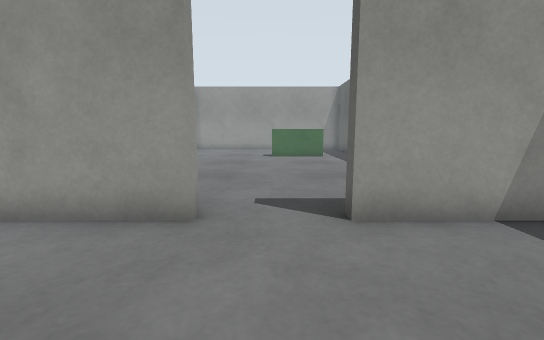
View 1 (above)

19 first-person views from a walk through a Gazebo world. The camera is 0.72 m above the floor, tilts 8° down and sees 90° across. The floor is counted in squares, 0.5 m on a side. Each view is taken from the middle of a square. On the plan, view 1 faces up. The plan holds only what a view shows up to about 13 squares ahead; the rest is blank. The place goes on beyond the plan.

View 2
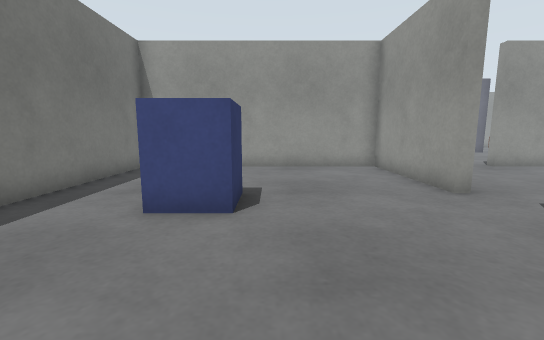

View 3
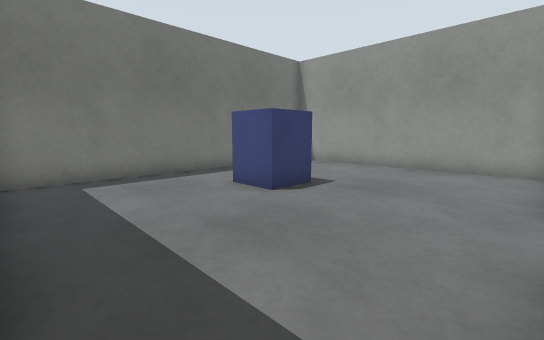

View 4
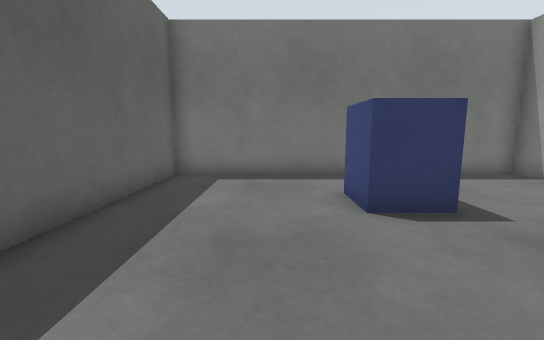

View 5
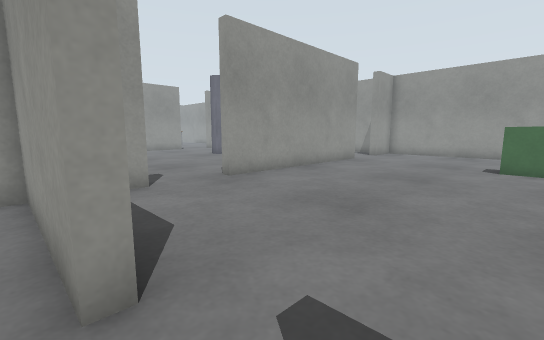

View 6
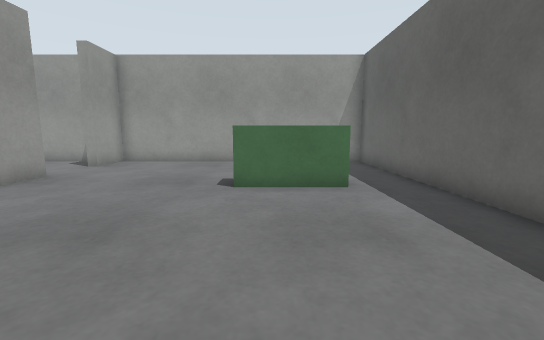

View 7
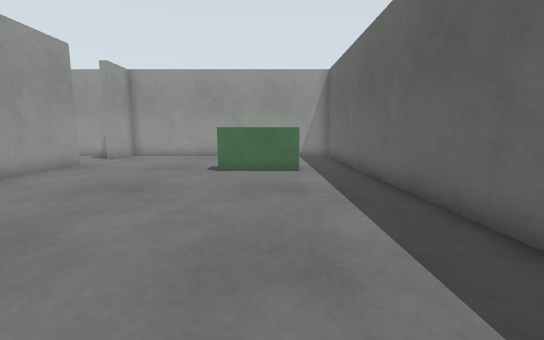

View 8
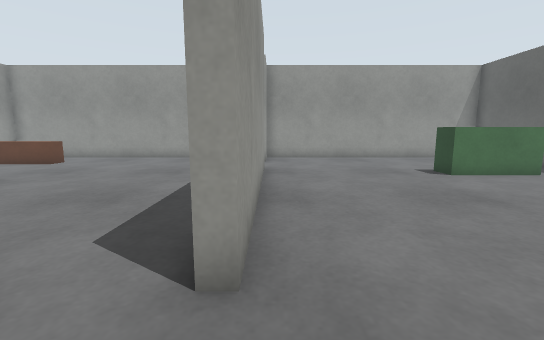

View 9
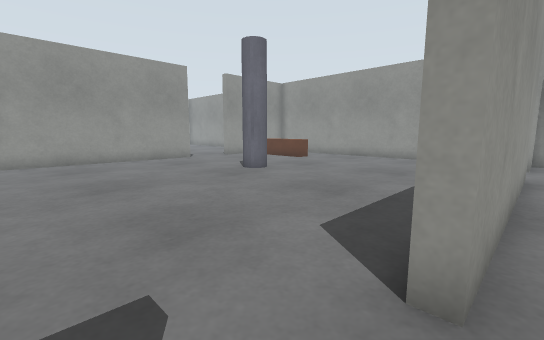

View 10
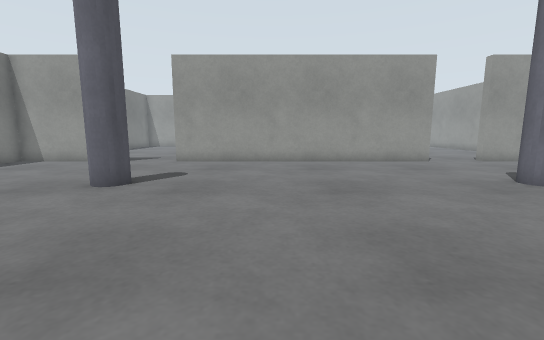

View 11
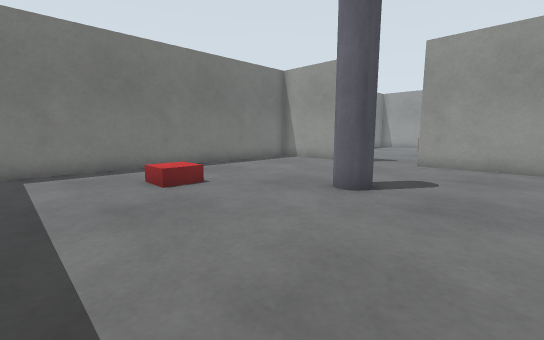

View 12
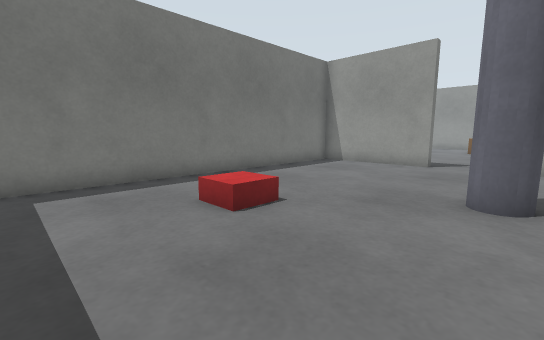

View 13
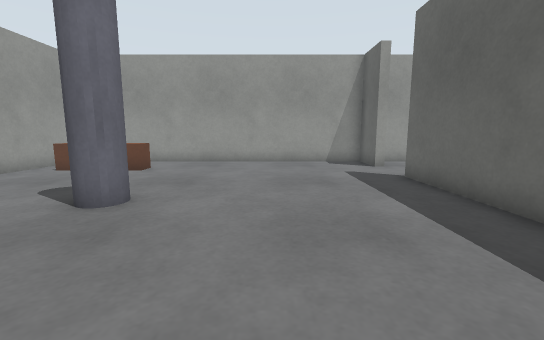

View 14
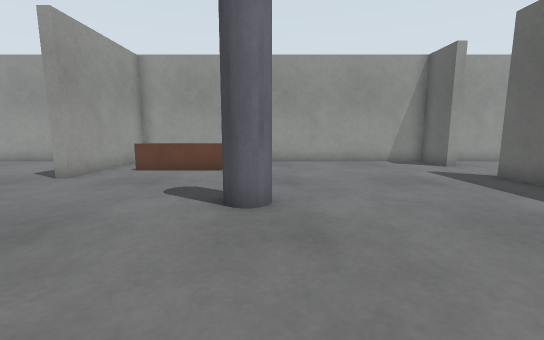

View 15
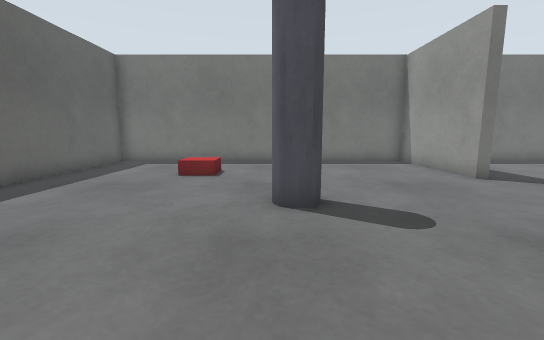

View 16
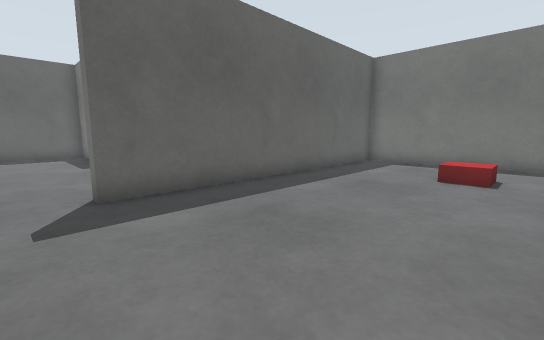

View 17
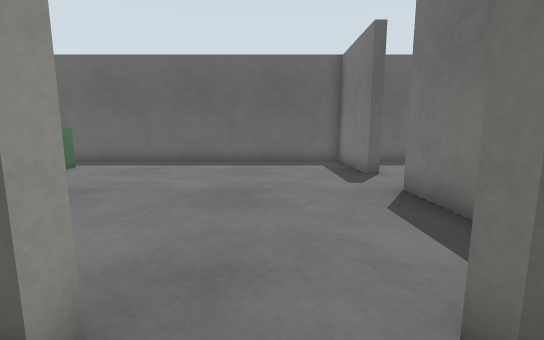

View 18
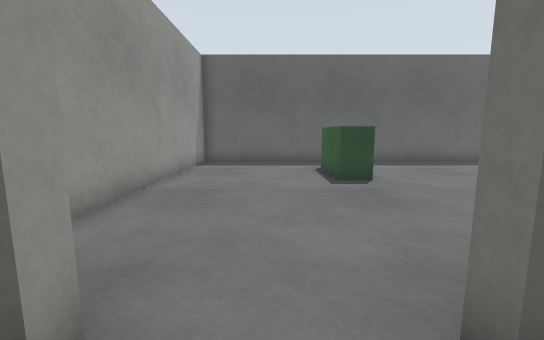

View 19
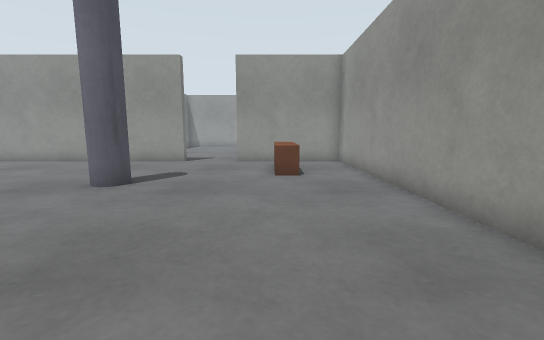

### Floor plan
Ten units are one square. View 1 is at (0, 0); x grows to the right and y downward. Boxes are objects, and circles mark ways between rooms. Rooms are numbered by the first view taken in them; rooms with no view inside come last. Other rooms are left out.
<svg viewBox="-215 -228 273 286">
<path fill="none" stroke="#000" d="M-13 -47 -13 -43 -63 -43 -63 53 53 53 53 -28M45 -43 13 -43M-63 -177 -63 -93 -68 -93M-67 -67 -63 -67 -63 -61M-38 -47 -13 -47M13 -43 13 -47 53 -47 53 -223 -63 -223 -63 -203 -67 -203M-67 -177 -63 -177M-67 -131 -67 -177M-203 -148 -203 -22M-208 3 -203 3 -203 53 -67 53 -67 -67M-67 -203 -67 -223 -203 -223 -203 -173"/>
<rect x="-15" y="5" width="20" height="20" fill="#bbb"><title>cabinet</title></rect>
<rect x="-5" y="-175" width="40" height="20" fill="#bbb"><title>green box</title></rect>
<rect x="-195" y="-205" width="40" height="20" fill="#bbb"><title>bench</title></rect>
<rect x="-155" y="-35" width="20" height="20" fill="#bbb"><title>pillar</title></rect>
<rect x="-155" y="-155" width="20" height="20" fill="#bbb"><title>pillar</title></rect>
<rect x="-125" y="5" width="20" height="20" fill="#bbb"><title>red box</title></rect>
<circle cx="0" cy="-50" r="3" fill="#2a7"/>
<circle cx="-70" cy="-190" r="3" fill="#2a7"/>
<circle cx="-70" cy="-80" r="3" fill="#2a7"/>
<text x="-10" y="0">1</text>
<text x="-10" y="-140">2</text>
<text x="-140" y="-80">3</text>
</svg>
Room 1 opens to room 2. Room 2 opens to room 3.

Where each view was taken, in squares from view 1:
view 1: 0 up, 0 right, facing up
view 2: 0 up, 5 right, facing left
view 3: 4 up, 5 right, facing down-left
view 4: 4 up, 2 right, facing down
view 5: 4 up, 1 right, facing up-left
view 6: 9 up, 1 right, facing up
view 7: 6 up, 2 right, facing up
view 8: 7 up, 6 left, facing up
view 9: 7 up, 6 left, facing up-left
view 10: 7 up, 7 left, facing left
view 11: 6 up, 8 left, facing down-left
view 12: 3 up, 8 left, facing down-left
view 13: 9 up, 11 left, facing up
view 14: 9 up, 14 left, facing up
view 15: 8 up, 14 left, facing down
view 16: 8 up, 13 left, facing down-right
view 17: 8 up, 8 left, facing right
view 18: 19 up, 8 left, facing right
view 19: 19 up, 7 left, facing left
